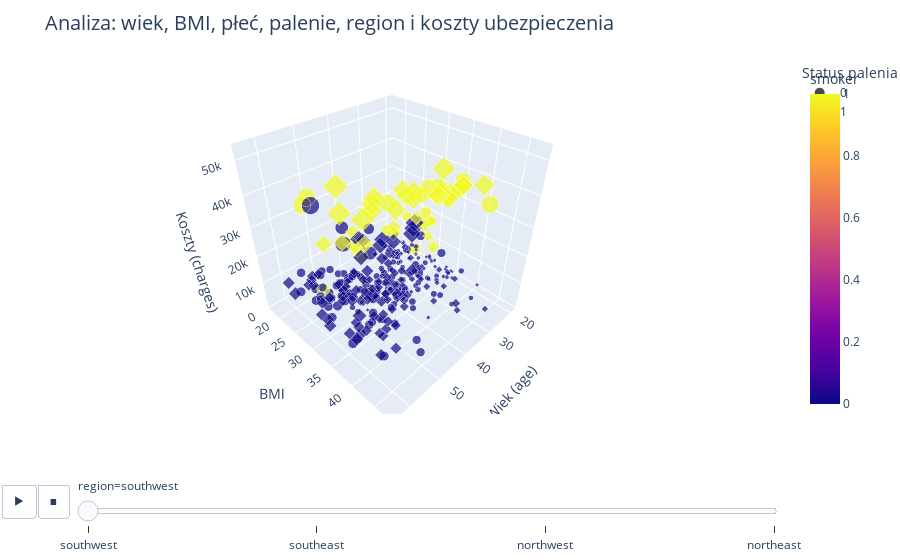

The notebook cell this image was saved under:
### Markdown cell above
### Zaawansowany wykres pokazujący możliwie najwięcej danych

### Code cell
data['region'] = data['region_orig']

fig = px.scatter_3d(
    data,
    x='age',
    y='bmi',
    z='charges',
    color='smoker',
    symbol='sex',
    size='charges',
    hover_data=['region', 'children', 'age', 'bmi', 'charges'],
    animation_frame='region',
    title="Analiza: wiek, BMI, płeć, palenie, region i koszty ubezpieczenia",
    color_discrete_map={'Smoker': 'crimson', 'Non-smoker': 'steelblue'}
)

fig.update_layout(
    scene=dict(
        xaxis_title='Wiek (age)',
        yaxis_title='BMI',
        zaxis_title='Koszty (charges)'
    ),
    legend_title_text='Status palenia',
    title_font_size=20,
    margin=dict(l=0, r=0, b=0, t=60)
)

fig.show()

### Figure 1 — Plotly figure (JSON) as saved in the notebook; plotly's stock layout.template omitted (floating-point values rounded to 4 significant figures; data arrays with more than 128 entries replaced by an {"elided": "..."} marker saying what was removed)
{"data": [{"customdata": {"elided": "162x2 mixed values"}, "hovertemplate": "sex=0<br>region=%{customdata[0]}<br>age=%{x}<br>bmi=%{y}<br>charges=%{marker.size}<br>children=%{customdata[1]}<br>smoker=%{marker.color}<extra></extra>", "legendgroup": "0", "marker": {"color": {"elided": "162 int values"}, "coloraxis": "coloraxis", "size": {"elided": "162 float values"}, "sizemode": "area", "sizeref": 159.4, "symbol": "circle"}, "mode": "markers", "name": "0", "scene": "scene", "showlegend": true, "x": {"elided": "162 float values"}, "y": {"elided": "162 float values"}, "z": {"elided": "162 float values"}, "type": "scatter3d"}, {"customdata": {"elided": "163x2 mixed values"}, "hovertemplate": "sex=1<br>region=%{customdata[0]}<br>age=%{x}<br>bmi=%{y}<br>charges=%{marker.size}<br>children=%{customdata[1]}<br>smoker=%{marker.color}<extra></extra>", "legendgroup": "1", "marker": {"color": {"elided": "163 int values"}, "coloraxis": "coloraxis", "size": {"elided": "163 float values"}, "sizemode": "area", "sizeref": 159.4, "symbol": "diamond"}, "mode": "markers", "name": "1", "scene": "scene", "showlegend": true, "x": {"elided": "163 float values"}, "y": {"elided": "163 float values"}, "z": {"elided": "163 float values"}, "type": "scatter3d"}], "layout": {"scene": {"domain": {"x": [0.0, 1.0], "y": [0.0, 1.0]}, "xaxis": {"title": {"text": "Wiek (age)"}}, "yaxis": {"title": {"text": "BMI"}}, "zaxis": {"title": {"text": "Koszty (charges)"}}}, "coloraxis": {"colorbar": {"title": {"text": "smoker"}}, "colorscale": [[0.0, "#0d0887"], [0.1111, "#46039f"], [0.2222, "#7201a8"], [0.3333, "#9c179e"], [0.4444, "#bd3786"], [0.5556, "#d8576b"], [0.6667, "#ed7953"], [0.7778, "#fb9f3a"], [0.8889, "#fdca26"], [1.0, "#f0f921"]]}, "legend": {"title": {"text": "Status palenia"}, "tracegroupgap": 0, "itemsizing": "constant"}, "title": {"text": "Analiza: wiek, BMI, płeć, palenie, region i koszty ubezpieczenia", "font": {"size": 20}}, "updatemenus": [{"buttons": [{"args": [null, {"frame": {"duration": 500, "redraw": true}, "mode": "immediate", "fromcurrent": true, "transition": {"duration": 500, "easing": "linear"}}], "label": "&#9654;", "method": "animate"}, {"args": [[null], {"frame": {"duration": 0, "redraw": true}, "mode": "immediate", "fromcurrent": true, "transition": {"duration": 0, "easing": "linear"}}], "label": "&#9724;", "method": "animate"}], "direction": "left", "pad": {"r": 10, "t": 70}, "showactive": false, "type": "buttons", "x": 0.1, "xanchor": "right", "y": 0, "yanchor": "top"}], "sliders": [{"active": 0, "currentvalue": {"prefix": "region="}, "len": 0.9, "pad": {"b": 10, "t": 60}, "steps": [{"args": [["southwest"], {"frame": {"duration": 0, "redraw": true}, "mode": "immediate", "fromcurrent": true, "transition": {"duration": 0, "easing": "linear"}}], "label": "southwest", "method": "animate"}, {"args": [["southeast"], {"frame": {"duration": 0, "redraw": true}, "mode": "immediate", "fromcurrent": true, "transition": {"duration": 0, "easing": "linear"}}], "label": "southeast", "method": "animate"}, {"args": [["northwest"], {"frame": {"duration": 0, "redraw": true}, "mode": "immediate", "fromcurrent": true, "transition": {"duration": 0, "easing": "linear"}}], "label": "northwest", "method": "animate"}, {"args": [["northeast"], {"frame": {"duration": 0, "redraw": true}, "mode": "immediate", "fromcurrent": true, "transition": {"duration": 0, "easing": "linear"}}], "label": "northeast", "method": "animate"}], "x": 0.1, "xanchor": "left", "y": 0, "yanchor": "top"}], "margin": {"l": 0, "r": 0, "b": 0, "t": 60}}}
